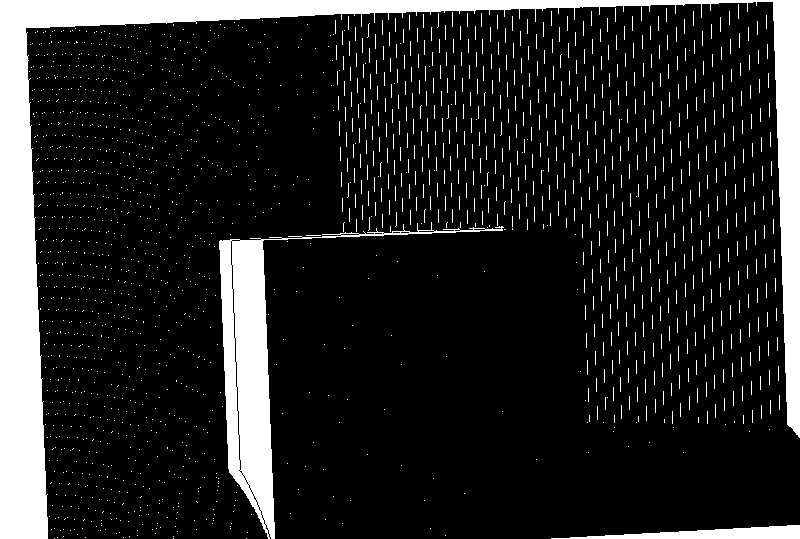
%> input picture search for plane/mask.png, 800 x 539 px
$ octave main_newsearch.m   (GNU Octave 9; MATLAB toolbox functions it lacks are replaced by stand-ins)
%> lines starting %> are read from the running program, lines starting %| are printed output that depends on the picture; in (x1, y1, x2, y2) boxes, pixels count from 0 and x2, y2 are one past the last pixel; in counts of white or black regions, pixels touching at a corner belong together; the program's own positions count from 1
### search for plane/getpatch.m
%%%%%%%%%%%%%%%%%%%%%%%%%%%%%%%%%%%%%%%%%%%%%
%											%
%	IMAGE COMMUNICATION - EPFL COURSE		%
%				June 2012					%
%		Inpaiting of depth image			%
%											%
% Yannik Messerli: yannik.messerli@epfl.ch	%
% 	Nicolas Jorns: nicolas.jorns@epfl.ch	%
%											%
% 		Supervised by Thomas Maugey			%
%											%
%	Code freely taken from Sooraj Bhat		%
%				and modified				%
%%%%%%%%%%%%%%%%%%%%%%%%%%%%%%%%%%%%%%%%%%%%%


%---------------------------------------------------------------------
% Returns the indices for a 2w+1x2w+1 patch centered at pixel p.
%---------------------------------------------------------------------
function [Hp,rows,cols] = getpatch(sz,p, w)
	% Returns the indices for a 2w+1x2w+1 patch centered at pixel p.
	% [x,y] = ind2sub(sz,p);  % 2*w+1 == the patch size
	p = p-1; y=floor(p/sz(1))+1; p=rem(p,sz(1)); x=floor(p)+1;
	rows = max(x-w,1):min(x+w,sz(1));
	cols = (max(y-w,1):min(y+w,sz(2)))';
	Hp = sub2ndx(rows,cols,sz(1));
end


%---------------------------------------------------------------------
% Converts the (rows,cols) subscript-style indices to Matlab index-style
% indices.  Unforunately, 'sub2ind' cannot be used for this.
%---------------------------------------------------------------------
function N = sub2ndx(rows,cols,nTotalRows)
	X = rows(ones(length(cols),1),:);
	Y = cols(:,ones(1,length(rows)));
	N = X+(Y-1)*nTotalRows;
end

### search for plane/find_region_all.m
%%%%%%%%%%%%%%%%%%%%%%%%%%%%%%%%%%%%%%%%%%%%%
%											%
%	IMAGE COMMUNICATION - EPFL COURSE		%
%				June 2012					%
%		Inpaiting of depth image			%
%											%
% Yannik Messerli: yannik.messerli@epfl.ch	%
% 	Nicolas Jorns: nicolas.jorns@epfl.ch	%
%											%
% 		Supervised by Thomas Maugey			%
%											%
%%%%%%%%%%%%%%%%%%%%%%%%%%%%%%%%%%%%%%%%%%%%%


function  find_region_all(img, fillRegion)
	% Find_region finds ergions around the fill region with the k-means
	% and split the fill region with respect to the region found.

	%---------------------------------------------------------------------
	% COMMENTS
	%	We did a lot of different test for a good segmentation  and here
	%  	a simple version without anything else
	%---------------------------------------------------------------------

	% Parameters:
	[nCol nRow] = size(img);
	fillRegion = im2double(fillRegion);
	% Degrade image by removing values of the fill Region.
	img(fillRegion > 0) = 0;


	% Cordonnee des points trouves
	cord_points = find(fillRegion < 1.0);
	% deritatives
	[dx dy] = gradient(img);
	% [7 lines of commented-out code are left out]
	[x y] = ind2sub(size(img), cord_points);
	% Computing the value of d
	d = dx(cord_points).*y + dy(cord_points).*x - img(cord_points);
	points = [-dx(cord_points) -dy(cord_points) d x/(nCol*nRow) y/(nCol*nRow)]; %

	% Estimate the number of plan
	%variance = var( points(:,1))+var( points(:,2));
	nbPlan = 10;

	% Find the region amoung those points
	[pixel_labels cluster_center] = kmeans(points, nbPlan, 'emptyaction', 'drop', 'onlinephase', 'on');
	plan_label = zeros(nCol, nRow);
	cluster_center
	%cluster_center = cluster_center(~isnan(cluster_center));
	%cluster_center = reshape(cluster_center, length(cluster_center)/4, 4);
	plan_label(cord_points) = pixel_labels;


	figure; imagesc(plan_label);

 end

### search for plane/main_newsearch.m
%%%%%%%%%%%%%%%%%%%%%%%%%%%%%%%%%%%%%%%%%%%%%
%											%
%	IMAGE COMMUNICATION - EPFL COURSE		%
%				June 2012					%
%		Inpaiting of depth image			%
%											%
% Yannik Messerli: yannik.messerli@epfl.ch	%
% 	Nicolas Jorns: nicolas.jorns@epfl.ch	%
%											%
% 		Supervised by Thomas Maugey			%
%											%
%%%%%%%%%%%%%%%%%%%%%%%%%%%%%%%%%%%%%%%%%%%%%


clear all;
close all;
addpath('../estimation');


patch_size = 5;

% Estimation done. Load it:
mask = im2double(imread('mask.png'));
%> mask: size 539x800 double; values 0 (black) and 1 (white), 14.5% white; 1781 white regions (1778 under 20 px), largest, box (x1, y1, x2, y2) and area: (0, 0, 800, 539) 38965, (219, 222, 504, 539) 12056, (551, 525, 800, 539) 1830
imholes = zeros(size(mask));
im = im2double(imread('result.png'));
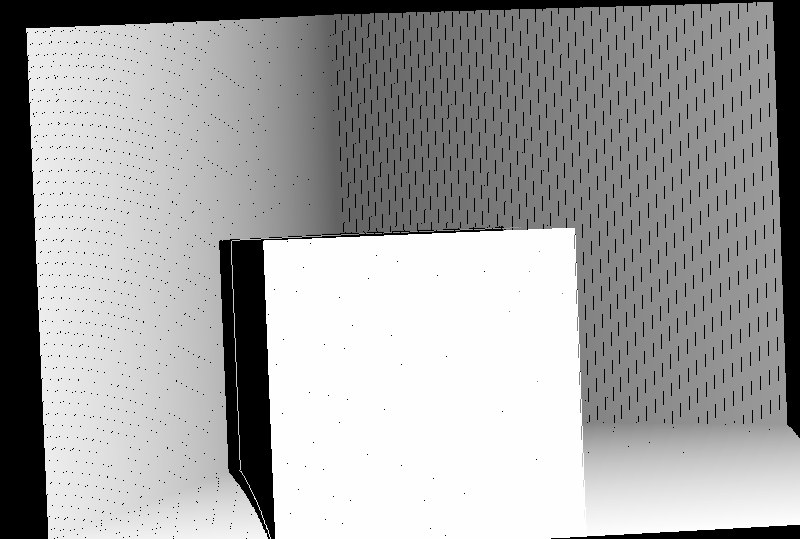
%> input picture search for plane/result.png, 800 x 539 px
%> im: size 539x800 double; min 0, max 1, mean 0.639
[nCol nRow] = size(im);
%> nCol = 539; nRow = 800

pointToFill = find(mask > 0);
%> pointToFill = 62705 values from 1 to 431200

for i=1:length(pointToFill)
	Hp = getpatch([nCol nRow], pointToFill(i), patch_size);
	Hp = Hp( mask(Hp) < 1 );
	if length(Hp) > (patch_size^2)*0.9
		im(pointToFill(i)) = mean(im(Hp));
	else
		imholes(pointToFill(i)) = 1.0;
	end
end
%> this loop made 62705 passes
%> rows in getpatch on passes 1 to 3: [1 2 3 4 5 6], [1 2 3 4 5 6 7], [1 2 3 4 5 6 7 8]
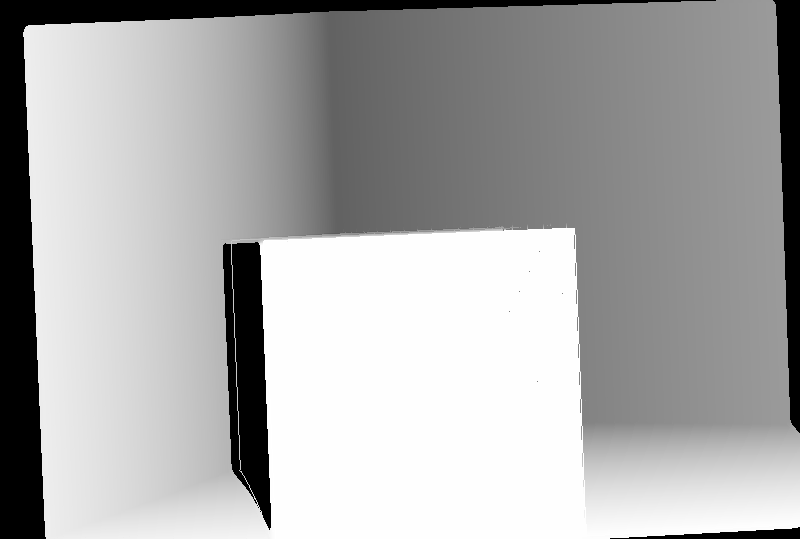
%> im: size 539x800 double; min 0, max 1, mean 0.668
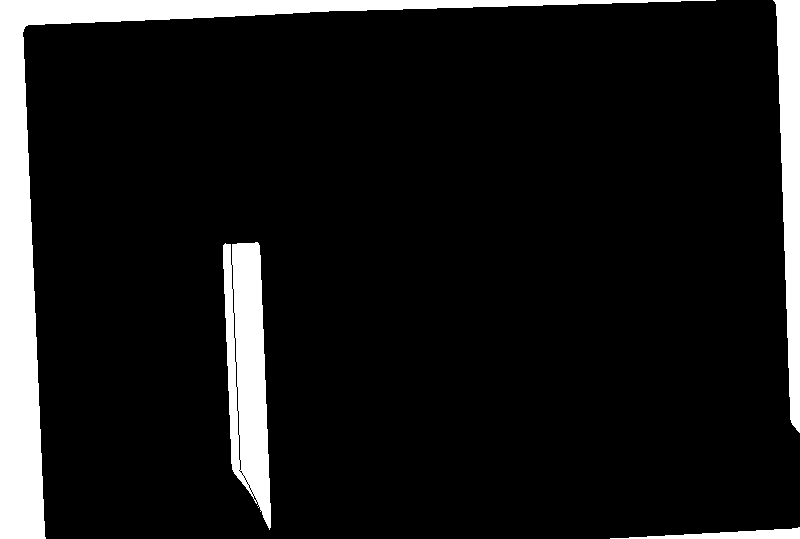
%> imholes: size 539x800 double; values 0 (black) and 1 (white), 10.2% white; 4 white regions, box (x1, y1, x2, y2) and area: (0, 0, 716, 539) 26267, (223, 242, 271, 530) 9278, (773, 0, 800, 433) 7176, (610, 527, 800, 539) 1085
%figure; imshow(im);
imfinal = im;
[components nbComp] = bwlabeln(imholes);
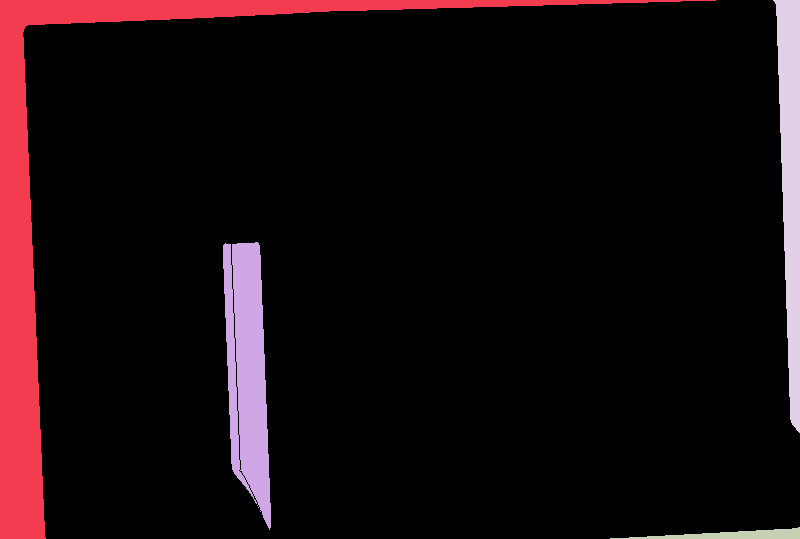
%> components: size 539x800 double; 5 distinct labels, from 0 to 4; one colour per label, 0 black
%> nbComp = 4
find_region_all(im, imholes);
%> in find_region_all, `cord_points = find(fillRegion < 1.0);`: cord_points = 387394 values from 12430 to 431188
%> in find_region_all, `[dx dy] = gradient(img);`:
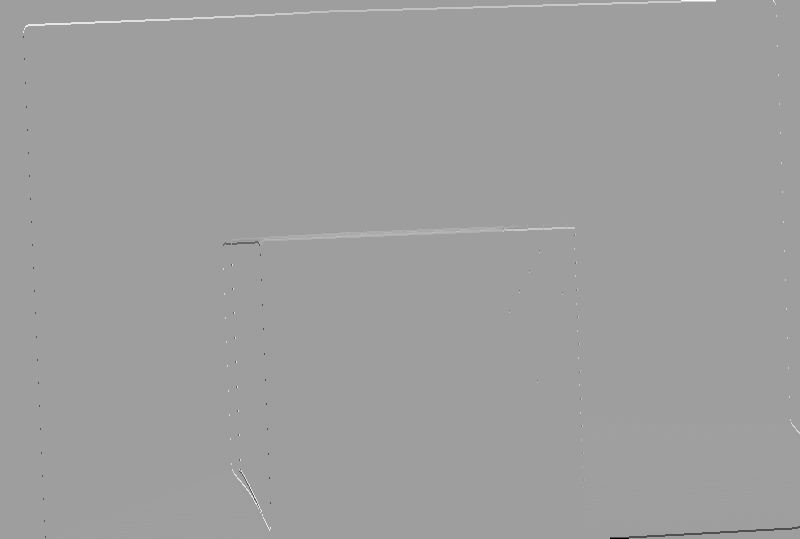
%> dy: size 539x800 double; min -0.994, max 0.604, mean 0.0012; drawn with min black and max white
%> in find_region_all, `[pixel_labels cluster_center] = kmeans(points, nbPlan, 'emptyaction', ..`: cluster_center = 10 rows, first 8: [0.000575 -5.83e-06 -0.886 0.000614 0.000883; 0.497 0.497 -622.8 0.00124 0.00167; 0.231 0.0118 -139.7 0.000795 0.00128; -0.163 -0.0723 16.12 0.000554 0.000553; -0.386 -0.074 137.8 0.000892 0.000669; 0.204 0.154 -244.9 0.000728 0.00172; 0.224 0.0441 -78.77 0.000861 0.000798; -0.011 -0.127 30.83 0.000542 0.000907]
%> in find_region_all, `plan_label(cord_points) = pixel_labels;`:
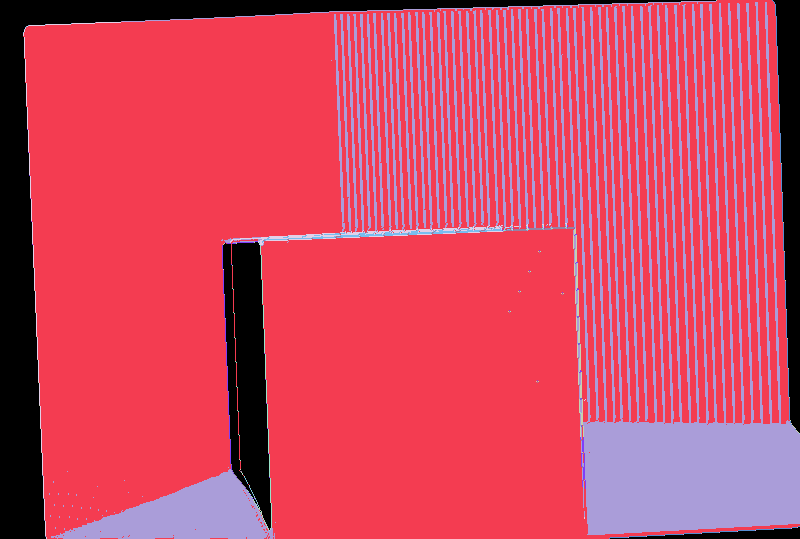
%> plan_label: size 539x800 double; 11 distinct labels, from 0 to 10; one colour per label, 0 black
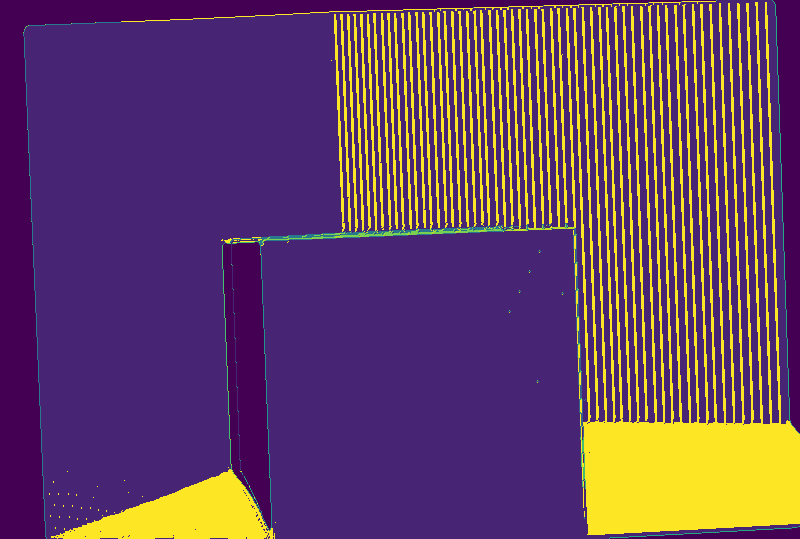
%> displayed picture: size 539x800x3, on the screen's scale of 0 to 255; mean R, G, B 102.6, 67, 100
 % [8 lines of commented-out code are left out]
